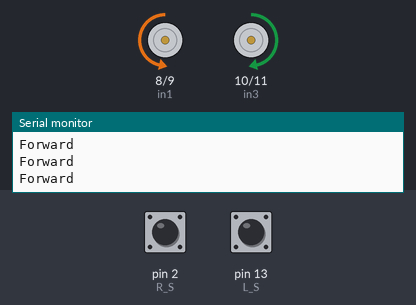
Bench run of a sketch on a simulated Arduino Uno, built with avr-gcc and run on an emulated ATmega328P. Shown: motor-driver pin pairs drawn as motors (green arrow = first pin HIGH = forward, orange = second pin HIGH = backward, longer = more drive, scaled by the enable pin), the last lines printed to the serial monitor. Inputs (shaded band) come from the test bench; at power-on: pin 2 (R_S) LOW, pin 13 (L_S) LOW.

Above: at 1.2 s.
1.3 s: pin 2 (R_S) driven HIGH
At 2.2 s:
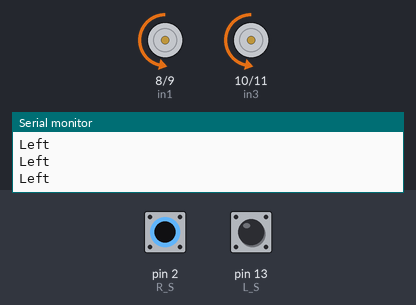
2.8 s: pin 13 (L_S) driven HIGH
At 4.0 s:
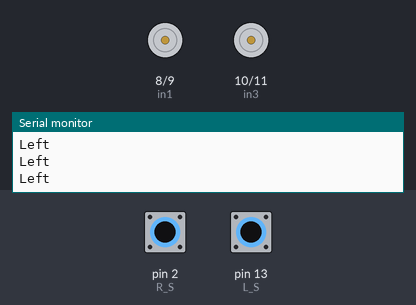
4.3 s: pin 2 (R_S) driven LOW
At 6.8 s:
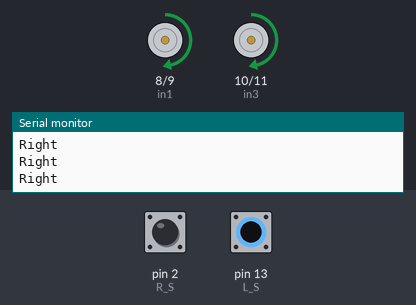
7.3 s: pin 13 (L_S) driven LOW
At 8.2 s:
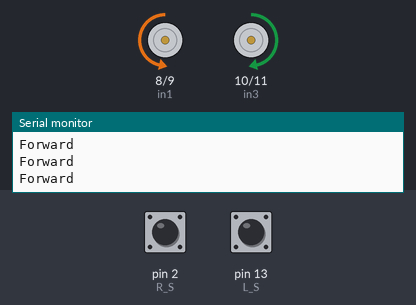
10.3 s: pin 2 (R_S) pulsed HIGH 5 times (0.12 s each, 0.3 s apart)
At 10.67 s:
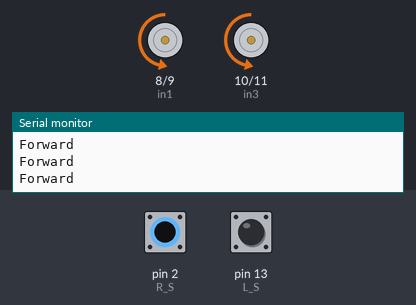
14.8 s: pin 13 (L_S) pulsed HIGH 2 times (0.12 s each, 0.3 s apart)
At 14.86 s:
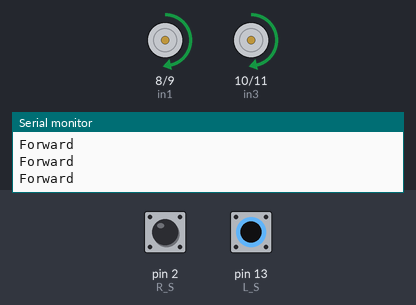
Timing chart, 0 to 17.8 s (numbered marks = the images above; inputs shaded):
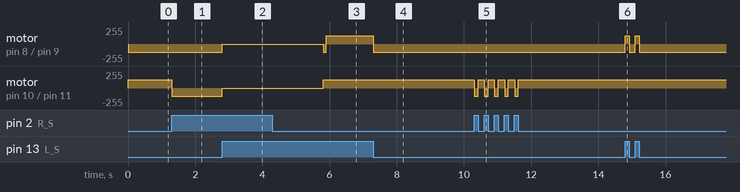

Measured:
- after the input at 1.3 s, motor on pin 10 (in3) / pin 11 (in4): forward 125/255 → backward 125/255 at once
- after the input at 2.8 s, motor on pin 8 (in1) / pin 9 (in2), motor on pin 10 (in3) / pin 11 (in4): backward 125/255 → stopped at once
- after the input at 4.3 s, motor on pin 10 (in3) / pin 11 (in4): goes on until 5.8 s, then stays forward 125/255
- after the input at 7.3 s, motor on pin 8 (in1) / pin 9 (in2): forward 125/255 → backward 125/255 at once; motor on pin 10 (in3) / pin 11 (in4): stays forward 125/255 (without the input it goes to forward 150/255 after 3.0 s)
- after the input at 10.3 s, motor on pin 10 (in3) / pin 11 (in4): alternates forward 125/255 for 0.19 s and backward 125/255 for 0.11 s, 10 changes in all, then stays forward 125/255, starting at once
- after the input at 14.8 s, motor on pin 8 (in1) / pin 9 (in2): alternates forward 125/255 for 0.12 s and backward 125/255 for 0.18 s, 4 changes in all, then stays backward 125/255, starting at once

The sketch:

Line_Follower3.1.ino
```cpp
//Motor 1
int in1=8;
int in2=9;
int ena=5;
//Motor 2
int in3=10;
int in4=11;
int enb=6;
//senor
int R_S = 2;
int L_S = 13;

void setup() {
  // put your setup code here, to run once:
   Serial.begin(9600);
pinMode(in1,OUTPUT);
pinMode(in2,OUTPUT);
pinMode(in3,OUTPUT);
pinMode(in4,OUTPUT);

pinMode(ena,OUTPUT);
pinMode(enb,OUTPUT);

pinMode(L_S, INPUT);
pinMode(R_S, INPUT);

}

void loop() {
  // put your main code here, to run repeatedly:
   analogWrite(ena,125);
   analogWrite(enb,125);

   if((digitalRead(L_S) == 1)&&(digitalRead(R_S) == 1))
{
  Stop();
  Serial.println("Stop");
  delay(100);
  forword();
}


else if ((digitalRead(L_S) == 0)&&(digitalRead(R_S) == 1))
{
  turnLeft();
  Serial.println("Left");

}

else if ((digitalRead(L_S) == 1)&&(digitalRead(R_S) == 0))
{
  turnRight();
  Serial.println("Right");

}

else
{
   forword();
   Serial.println("Forward");
}


}

void forword(){
digitalWrite(in1, LOW);
digitalWrite(in2, HIGH);
digitalWrite(in3, HIGH);
digitalWrite(in4, LOW);

}


void turnRight(){
digitalWrite(in1, HIGH);
digitalWrite(in2,LOW);
digitalWrite(in3,HIGH);
digitalWrite(in4, LOW);
analogWrite(enb,150 );

}

void turnLeft(){

digitalWrite(in1, LOW);
digitalWrite(in2, HIGH);
digitalWrite(in3, LOW);
digitalWrite(in4, HIGH);
analogWrite(ena,150);

}

void Stop(){
digitalWrite(in1, LOW);
digitalWrite(in2, LOW);
digitalWrite(in3, LOW);
digitalWrite(in4, LOW);
delay(3000);
digitalWrite(in1, LOW);
digitalWrite(in2, HIGH);
digitalWrite(in3, HIGH);
digitalWrite(in4, LOW);
//delay(50);
}
```
